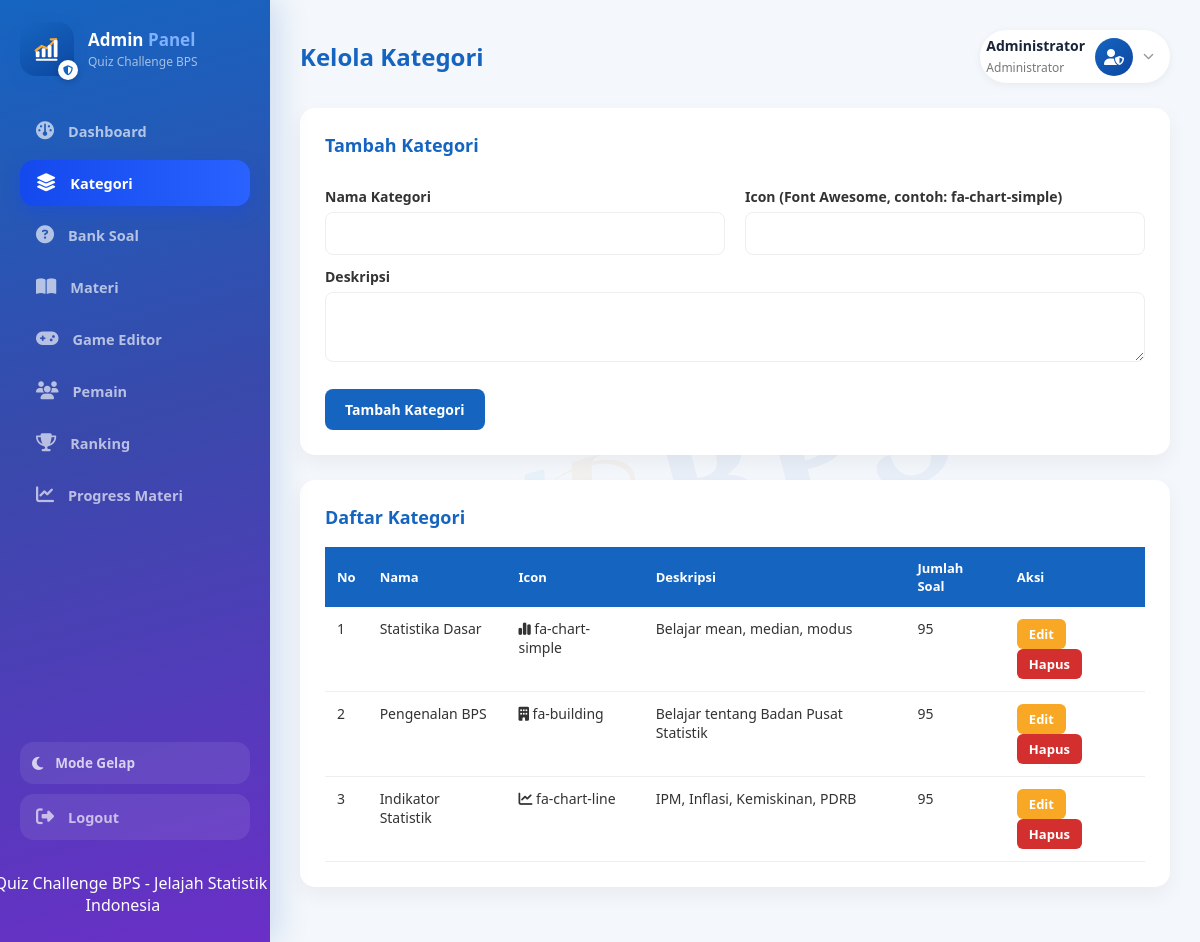
Page /admin/kategori.php (signed in) on the committed database.
### tables this page shows
CREATE TABLE `kategori` (
  `id` int NOT NULL,
  `nama` varchar(100) NOT NULL,
  `icon` varchar(100) DEFAULT NULL,
  `deskripsi` text
);

### admin/auth.php (called while the page is built, shortened)
<?php
require_once __DIR__ . "/../koneksi.php";
$admin_id = (int) $_SESSION['admin_id'];
$stmt = mysqli_prepare($conn, "SELECT * FROM admin WHERE id=?");
mysqli_stmt_bind_param($stmt, "i", $admin_id);
mysqli_stmt_execute($stmt);
$admin = mysqli_fetch_assoc(mysqli_stmt_get_result($stmt));
function e($str) {
    return htmlspecialchars((string) $str, ENT_QUOTES, 'UTF-8');
}

### admin/kategori.php (the view, shortened to what this page needs)
<?php
require __DIR__ . "/auth.php";
$editData = ['id' => 0, 'nama' => '', 'icon' => '', 'deskripsi' => ''];
$daftarKategori = mysqli_query($conn, "
    SELECT k.*, COUNT(s.id) AS jumlah_soal
    FROM kategori k
    LEFT JOIN soal s ON s.kategori_id = k.id
    GROUP BY k.id
    ORDER BY k.id
");
?>
<!DOCTYPE html>
<html lang="id">
<head>
<link rel="stylesheet" href="assets/admin.css?v=<?= filemtime(__DIR__ . "/assets/admin.css"); ?>">
<link rel="stylesheet"
href="https://cdnjs.cloudflare.com/ajax/libs/font-awesome/6.5.2/css/all.min.css">
</head>
<body>
<div class="admin-container">
<?php require __DIR__ . "/partials/nav.php"; ?>
<main class="admin-content">
<div class="page-watermark">
<div class="wm-inner">
<span>BPS</span>
</div>
</div>
<div class="admin-topbar">
<h1>Kelola Kategori</h1>
<?php require __DIR__ . "/partials/profile_widget.php"; ?>
</div>
<div class="admin-panel">
<h2><?= $editData['id'] > 0 ? 'Edit Kategori' : 'Tambah Kategori'; ?></h2>
<form method="POST" class="admin-form">
<div class="admin-form-row">
<div>
<label>Nama Kategori</label>
<input type="text" name="nama" value="<?= e($editData['nama']); ?>" required>
</div>
<div>
<label>Icon (Font Awesome, contoh: fa-chart-simple)</label>
<input type="text" name="icon" value="<?= e($editData['icon']); ?>" required>
</div>
</div>
<label>Deskripsi</label>
<textarea name="deskripsi"><?= e($editData['deskripsi']); ?></textarea>
<br><br>
<button class="btn" type="submit" name="simpan">
<?= $editData['id'] > 0 ? 'Simpan Perubahan' : 'Tambah Kategori'; ?>
</button>
</form>
</div>
<div class="admin-panel">
<h2>Daftar Kategori</h2>
<table class="admin-table">
<thead>
<tr>
<th>No</th>
<th>Nama</th>
<th>Icon</th>
<th>Deskripsi</th>
<th>Jumlah Soal</th>
<th>Aksi</th>
</tr>
</thead>
<tbody>
<?php $no = 1; while ($k = mysqli_fetch_assoc($daftarKategori)) { ?>
<tr>
<td><?= $no++; ?></td>
<td><?= e($k['nama']); ?></td>
<td><i class="fa-solid <?= e($k['icon']); ?>"></i> <?= e($k['icon']); ?></td>
<td><?= e($k['deskripsi']); ?></td>
<td><?= (int) $k['jumlah_soal']; ?></td>
<td>
<a class="btn btn-sm btn-edit" href="kategori.php?edit=<?= $k['id']; ?>">Edit</a>
<a class="btn btn-sm btn-hapus" href="kategori.php?hapus=<?= $k['id']; ?>" onclick="return confirm('Yakin hapus kategori ini?')">Hapus</a>
</td>
</tr>
<?php } ?>
</tbody>
</table>
</div>
</main>
</div>
</body>
</html>

### admin/partials/profile_widget.php (shortened to what this page needs)
<div class="admin-profile" id="adminProfileWrap">
<div class="admin-profile-info">
<h4><?= e($admin['nama']); ?></h4>
<span>Administrator</span>
</div>
<div class="admin-profile-avatar">
<i class="fa-solid fa-user-shield"></i>
</div>
<i class="fa-solid fa-chevron-down admin-profile-caret"></i>
</div>

### admin/assets/admin.css (style rules this page uses)
:root { --bg:#F4F7FB; --surface:#ffffff; --surface-alt:#F5F7FB; --text:#333333; --text-strong:#1a2438; --text-muted:#777777; --border:#eeeeee; --shadow-sm:rgba(0,0,0,.05); color-scheme:light; }
* { margin:0; padding:0; box-sizing:border-box; font-family:'Segoe UI',Poppins,sans-serif; }
body { background:var(--bg); color:var(--text); transition:background .2s ease,color .2s ease; }
a { text-decoration:none; color:inherit; }
.admin-container { display:flex; min-height:100vh; }
.admin-content { position:relative; margin-left:270px; width:calc(100% - 270px); padding:30px; }
.page-watermark { position:fixed; top:0; left:270px; right:0; bottom:0; display:flex; align-items:center; justify-content:center; overflow:hidden; pointer-events:none; z-index:-1; }
.page-watermark .wm-inner { display:flex; align-items:center; gap:18px; transform:rotate(-15deg); white-space:nowrap; opacity:.05; }
.page-watermark span { font-family:'Playfair Display',serif; font-weight:800; font-size:150px; color:#1565C0; letter-spacing:8px; }
.admin-topbar { display:flex; justify-content:space-between; align-items:center; margin-bottom:25px; }
.admin-topbar h1 { font-size:24px; color:#1565C0; }
.admin-topbar span { color:var(--text-muted); font-size:14px; }
.admin-profile { display:flex; align-items:center; gap:10px; position:relative; cursor:pointer; padding:6px 16px 6px 6px; border-radius:30px; background:var(--surface); box-shadow:0 2px 8px rgba(0,0,0,.06); }
.admin-profile-avatar { width:38px; height:38px; border-radius:50%; background:linear-gradient(135deg,#1565C0,#0D47A1); color:#fff; display:flex; align-items:center; justify-content:center; font-size:16px; flex-shrink:0; }
.admin-profile-info h4 { font-size:14px; color:var(--text-strong); }
.admin-profile-info span { font-size:12px; color:var(--text-muted); }
.admin-profile-caret { font-size:11px; color:#999; }
.admin-panel { background:var(--surface); padding:25px; border-radius:15px; box-shadow:0 8px 20px rgba(0,0,0,.05); margin-bottom:25px; }
.admin-panel h2 { color:#1565C0; margin-bottom:18px; font-size:18px; }
.admin-form label { display:block; font-weight:600; margin:12px 0 6px; font-size:14px; }
.admin-form input[type=text], .admin-form input[type=number], .admin-form input[type=password], .admin-form select, .admin-form textarea { width:100%; padding:11px; border:1px solid var(--border); border-radius:8px; font-size:14px; outline:none; }
.admin-form textarea { resize:vertical; min-height:70px; }
.admin-form-row { display:grid; grid-template-columns:1fr 1fr; gap:20px; }
.btn { display:inline-block; padding:11px 20px; background:#1565C0; color:#fff; border:none; border-radius:8px; cursor:pointer; font-size:14px; font-weight:600; transition:.2s; }
.btn-sm { padding:6px 12px; font-size:13px; border-radius:6px; }
.btn-edit { background:#F9A825; }
.btn-hapus { background:#D32F2F; }
.admin-table { width:100%; border-collapse:collapse; margin-top:10px; }
.admin-table th { background:#1565C0; color:#fff; text-align:left; padding:12px; font-size:13px; }
.admin-table td { padding:12px; border-bottom:1px solid var(--border); font-size:14px; vertical-align:top; }

### rows in the picture
kategori: nama "Statistika Dasar", icon "fa-chart-simple", deskripsi "Belajar mean, median, modus", jumlah_soal "95"
kategori: nama "Pengenalan BPS", icon "fa-building", deskripsi "Belajar tentang Badan Pusat Statistik", jumlah_soal "95"
kategori: nama "Indikator Statistik", icon "fa-chart-line", deskripsi "IPM, Inflasi, Kemiskinan, PDRB", jumlah_soal "95"

### other values in the picture
$admin['nama'] "Administrator"
